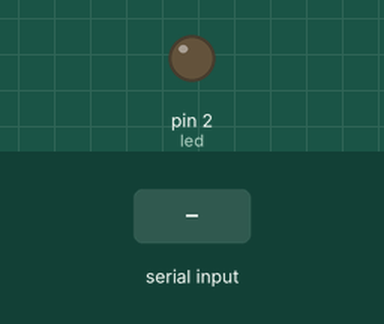
A sketch run on a simulated Arduino Uno, built with avr-gcc and run on an emulated ATmega328P. On the bench: output pins drawn as LEDs (lit = HIGH). The test bench sets the inputs (shaded band).

Above: at 1.2 s.
1.3 s: "a" received over Serial
At 2.3 s:
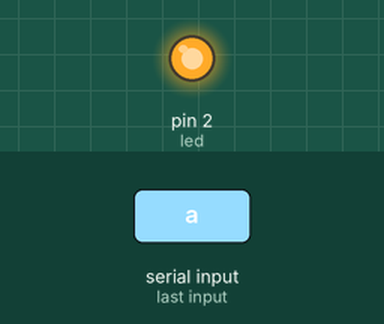
2.8 s: "b" received over Serial
At 3.5 s:
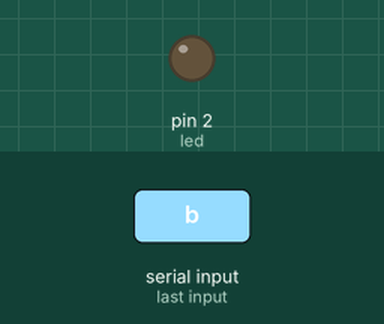
Timing chart, 0 to 5.8 s (numbered marks = the images above; inputs shaded):
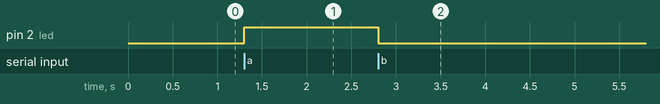

Measured:
- after the input at 1.3 s, pin 2 (led): LOW → HIGH at once
- after the input at 2.8 s, pin 2 (led): HIGH → LOW at once

The sketch:

smartbluetooth_blink.ino
```cpp
/* Made by Tomas Kopunec
 *  1.11.2018
 *
 *  By default SMART BLUETOOTH app
 *  sends 'a' when turning ON and 'b' when turning OFF
 *
 *  If you have any questions or issues
 *  don't hesitate and send me a message here: devkopunec@gmail.com
 *
 *  Don't forget to leave a 5-star rating and nice feedback
 *
 *  Thanks, Kopunec
 */


const int led = 2;

void setup() {
  Serial.begin(9600);
  pinMode(led, OUTPUT);
}

void loop() {
  char c = Serial.read();
  if(c == 'a'){
    digitalWrite(led, HIGH);
  }
  else if(c == 'b'){
    digitalWrite(led, LOW);
  }
  else{

  }
  delay(25);
}
```
